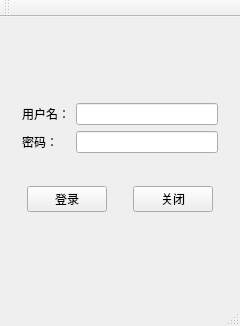
<?xml version="1.0" encoding="UTF-8"?>
<ui version="4.0">
 <class>MainWindow</class>
 <widget class="QMainWindow" name="MainWindow">
  <property name="geometry">
   <rect>
    <x>0</x>
    <y>0</y>
    <width>240</width>
    <height>326</height>
   </rect>
  </property>
  <property name="minimumSize">
   <size>
    <width>240</width>
    <height>326</height>
   </size>
  </property>
  <property name="maximumSize">
   <size>
    <width>536</width>
    <height>501</height>
   </size>
  </property>
  <property name="windowTitle">
   <string>MainWindow</string>
  </property>
  <widget class="QWidget" name="centralWidget">
   <layout class="QGridLayout" name="gridLayout_2">
    <item row="0" column="0">
     <widget class="QWidget" name="widget" native="true">
      <layout class="QHBoxLayout" name="horizontalLayout">
       <item>
        <spacer name="horizontalSpacer">
         <property name="orientation">
          <enum>Qt::Horizontal</enum>
         </property>
         <property name="sizeHint" stdset="0">
          <size>
           <width>40</width>
           <height>20</height>
          </size>
         </property>
        </spacer>
       </item>
       <item>
        <widget class="QLabel" name="label">
         <property name="maximumSize">
          <size>
           <width>150</width>
           <height>100</height>
          </size>
         </property>
         <property name="text">
          <string/>
         </property>
         <property name="pixmap">
          <pixmap>image/touxiang.gif</pixmap>
         </property>
         <property name="scaledContents">
          <bool>true</bool>
         </property>
        </widget>
       </item>
       <item>
        <spacer name="horizontalSpacer_2">
         <property name="orientation">
          <enum>Qt::Horizontal</enum>
         </property>
         <property name="sizeHint" stdset="0">
          <size>
           <width>40</width>
           <height>20</height>
          </size>
         </property>
        </spacer>
       </item>
      </layout>
     </widget>
    </item>
    <item row="1" column="0">
     <widget class="QWidget" name="widget_2" native="true">
      <layout class="QGridLayout" name="gridLayout">
       <item row="0" column="1">
        <widget class="QLineEdit" name="lineEdit_number"/>
       </item>
       <item row="0" column="0">
        <widget class="QLabel" name="label_2">
         <property name="text">
          <string>用户名：</string>
         </property>
        </widget>
       </item>
       <item row="1" column="0">
        <widget class="QLabel" name="label_3">
         <property name="text">
          <string>密码：</string>
         </property>
        </widget>
       </item>
       <item row="1" column="1">
        <widget class="QLineEdit" name="lineEdit_passwd"/>
       </item>
      </layout>
     </widget>
    </item>
    <item row="2" column="0">
     <widget class="QWidget" name="widget_3" native="true">
      <layout class="QHBoxLayout" name="horizontalLayout_2">
       <item>
        <spacer name="horizontalSpacer_3">
         <property name="orientation">
          <enum>Qt::Horizontal</enum>
         </property>
         <property name="sizeHint" stdset="0">
          <size>
           <width>2</width>
           <height>20</height>
          </size>
         </property>
        </spacer>
       </item>
       <item>
        <widget class="QPushButton" name="pushButton_LogOn">
         <property name="text">
          <string>登录</string>
         </property>
        </widget>
       </item>
       <item>
        <spacer name="horizontalSpacer_5">
         <property name="orientation">
          <enum>Qt::Horizontal</enum>
         </property>
         <property name="sizeType">
          <enum>QSizePolicy::Fixed</enum>
         </property>
         <property name="sizeHint" stdset="0">
          <size>
           <width>20</width>
           <height>20</height>
          </size>
         </property>
        </spacer>
       </item>
       <item>
        <widget class="QPushButton" name="pushButton_close">
         <property name="text">
          <string>关闭</string>
         </property>
        </widget>
       </item>
       <item>
        <spacer name="horizontalSpacer_4">
         <property name="orientation">
          <enum>Qt::Horizontal</enum>
         </property>
         <property name="sizeHint" stdset="0">
          <size>
           <width>3</width>
           <height>20</height>
          </size>
         </property>
        </spacer>
       </item>
      </layout>
     </widget>
    </item>
    <item row="3" column="0">
     <widget class="smallWidget" name="widget_4" native="true"/>
    </item>
   </layout>
  </widget>
  <widget class="QMenuBar" name="menuBar">
   <property name="geometry">
    <rect>
     <x>0</x>
     <y>0</y>
     <width>240</width>
     <height>23</height>
    </rect>
   </property>
  </widget>
  <widget class="QToolBar" name="mainToolBar">
   <attribute name="toolBarArea">
    <enum>TopToolBarArea</enum>
   </attribute>
   <attribute name="toolBarBreak">
    <bool>false</bool>
   </attribute>
  </widget>
  <widget class="QStatusBar" name="statusBar"/>
 </widget>
 <layoutdefault spacing="6" margin="11"/>
 <customwidgets>
  <customwidget>
   <class>smallWidget</class>
   <extends>QWidget</extends>
   <header location="global">smallwidget.h</header>
   <container>1</container>
  </customwidget>
 </customwidgets>
 <resources/>
 <connections>
  <connection>
   <sender>pushButton_close</sender>
   <signal>clicked()</signal>
   <receiver>MainWindow</receiver>
   <slot>close()</slot>
   <hints>
    <hint type="sourcelabel">
     <x>168</x>
     <y>258</y>
    </hint>
    <hint type="destinationlabel">
     <x>114</x>
     <y>154</y>
    </hint>
   </hints>
  </connection>
 </connections>
</ui>
